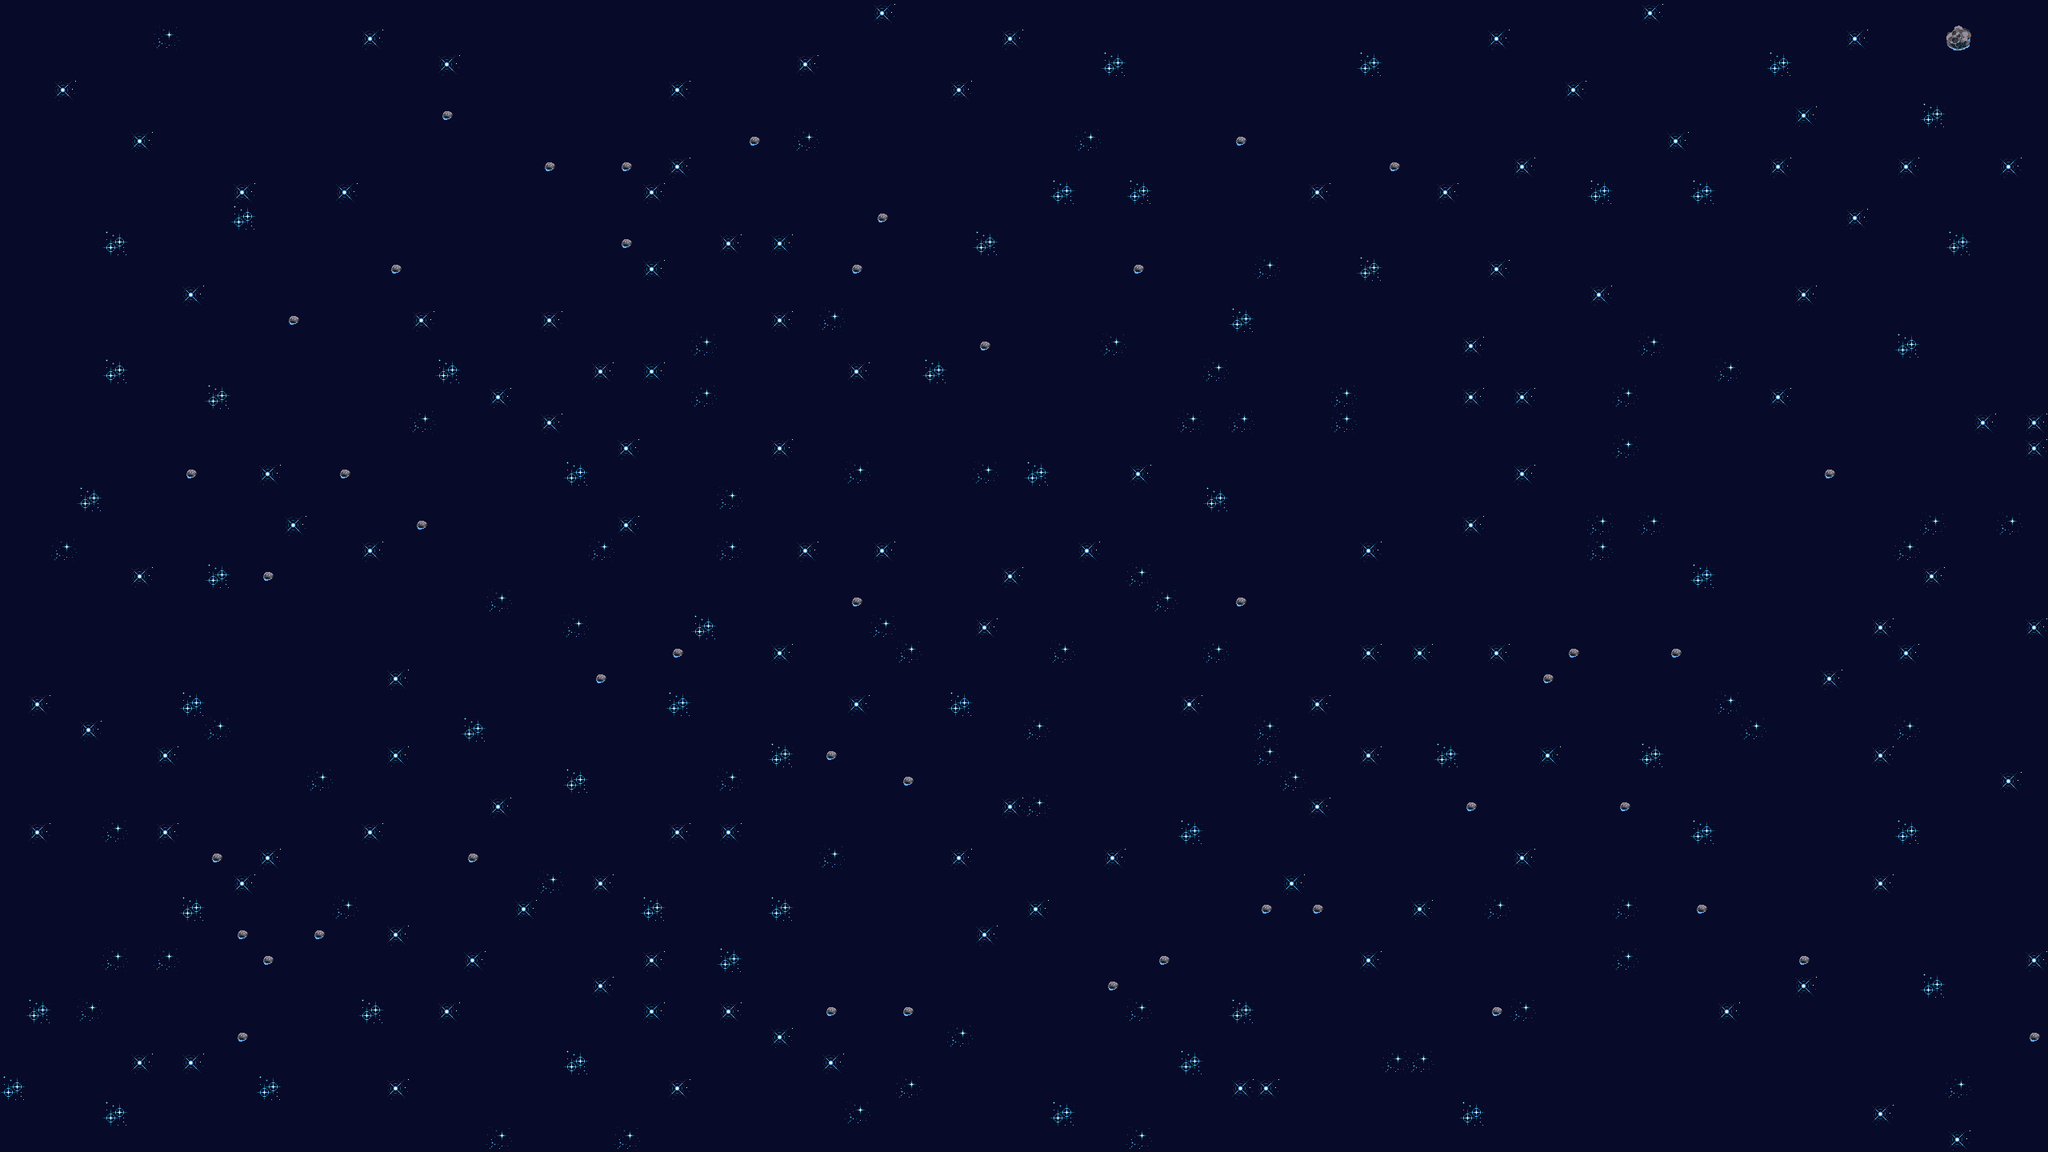

This game map was drawn from its Tiled (.tmx) file and the tilesets committed beside it. A one-line description and the trimmed map source follow:
An orthogonal 80x45 tile map with 32x32 px tiles, 4 tile layers (background, elementos, estrada, nave), 2 tilesets.

<map version="1.10" tiledversion="1.12.0" orientation="orthogonal" renderorder="right-down" width="80" height="45" tilewidth="32" tileheight="32" infinite="0" nextlayerid="12" nextobjectid="1">
 <tileset firstgid="1" name="celestial-objects" tilewidth="32" tileheight="32" tilecount="96" columns="12">
  <image source="celestial-objects.png" width="384" height="256" />
 </tileset>
 <tileset firstgid="97" name="pixel-art" tilewidth="32" tileheight="32" tilecount="1" columns="1">
  <image source="pixel-art.png" width="32" height="32" />
 </tileset>
 <layer id="9" name="background" width="80" height="45">
  <data>[3600 cells, 3600 non-empty, 1 distinct tile ids]</data>
 </layer>
 <layer id="11" name="elementos" width="80" height="45">
  <data>[3600 cells, 294 non-empty, 5 distinct tile ids]</data>
 </layer>
 <layer id="7" name="estrada" width="80" height="45">
  <data>[3600 cells, 0 non-empty, 0 distinct tile ids]</data>
 </layer>
 <layer id="6" name="nave" width="80" height="45">
  <data>[3600 cells, 0 non-empty, 0 distinct tile ids]</data>
 </layer>
</map>
